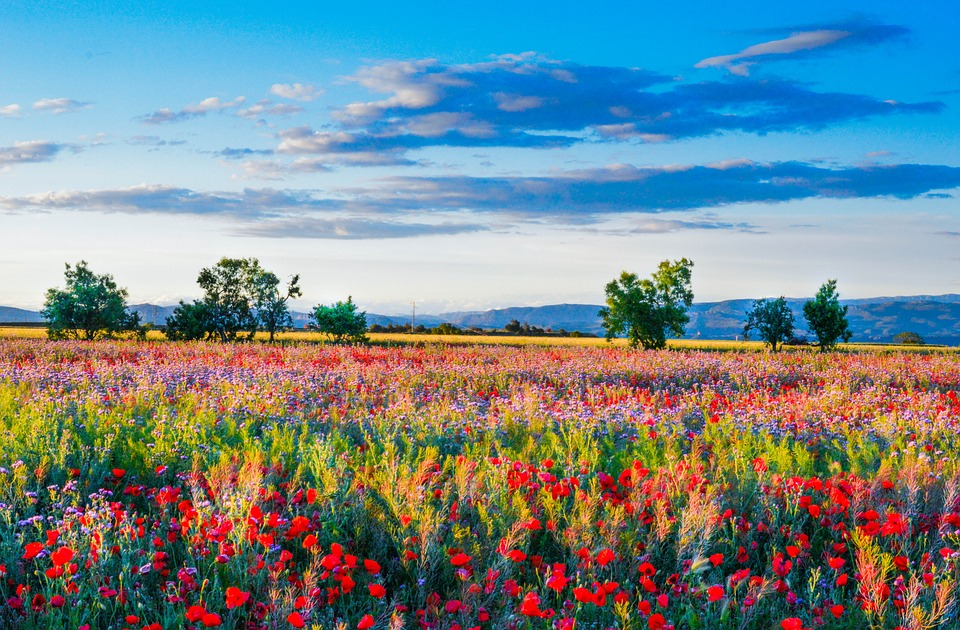
#> input picture flower.jpg, 960 x 630 px
$ jupyter execute --allow-errors 'blending&overlay.ipynb'   (shell and % lines are left out)
#> lines starting #> are read from the running program, lines starting #| are printed output that depends on the picture
[cell 1]
import cv2

[cell 2]
import matplotlib.pyplot as plt

[cell 3]
img1 = cv2.imread('./flower.jpg')
#> img1 is the input picture: shape (630, 960, 3); mean B, G, R 142.3, 136.2, 114.8
img2 = cv2.imread('./surf.jpg')

[cell 4]
img1 =  cv2.cvtColor(img1, cv2.COLOR_BGR2RGB)
#> (the rest of this cell did not finish here and is left out)

#> (a cell that did not finish here is left out)

[cell 6]
##turning the 2 images to the same size
resized_img1= cv2.resize(img1,(800,800))
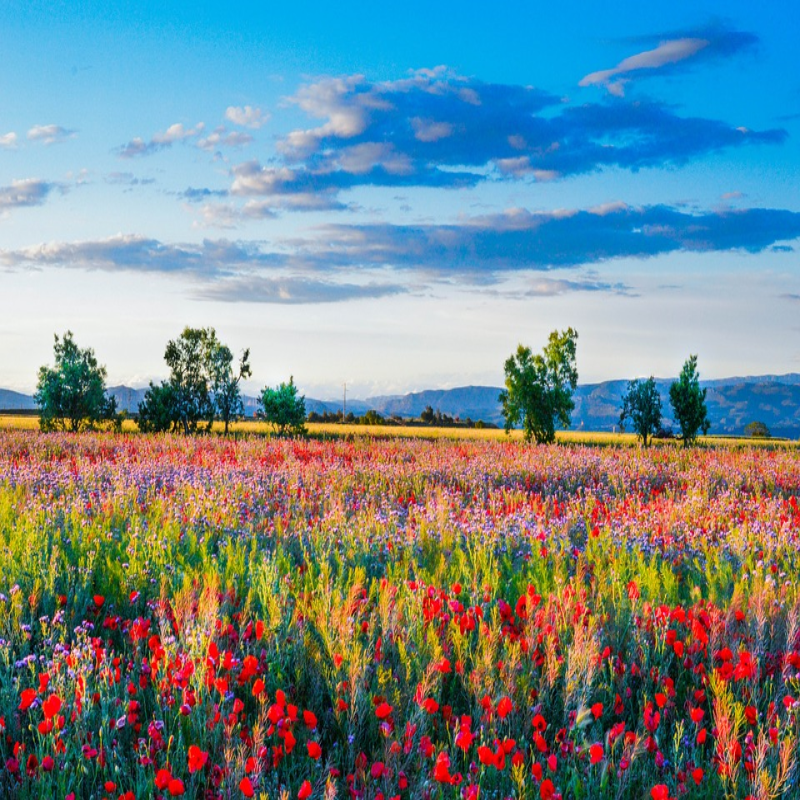
#> resized_img1: shape (800, 800, 3); mean R, G, B 114.7, 136.1, 142.2
#> (the rest of this cell did not finish here and is left out)
